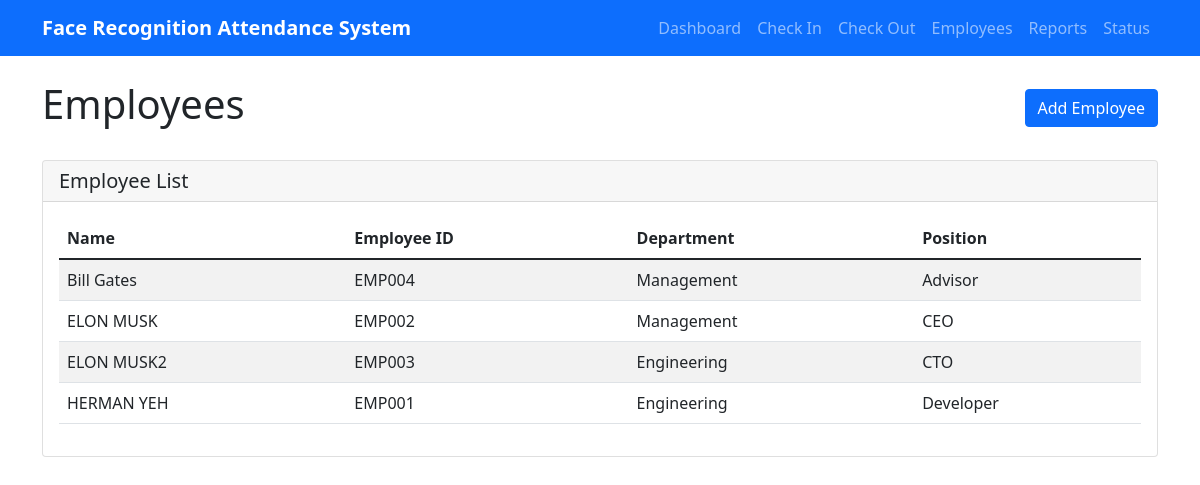
Page /employees on the earlier database version.
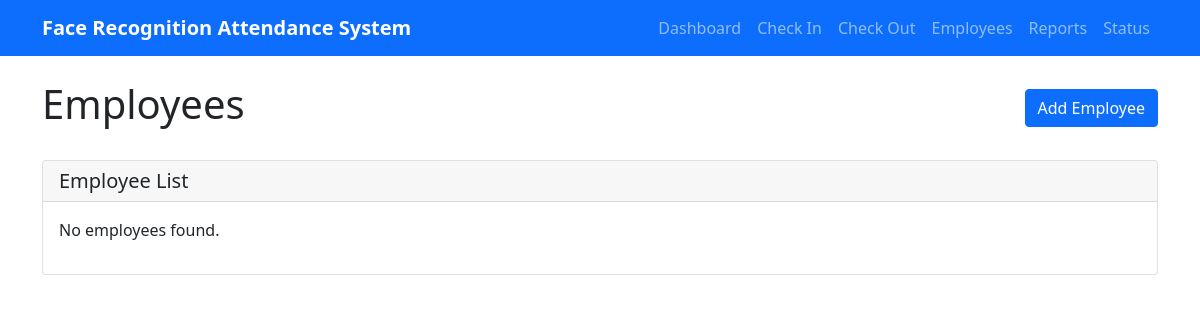
Same page on the later database version.
### tables this page shows
CREATE TABLE employees (
                    id INTEGER PRIMARY KEY AUTOINCREMENT,
                    name TEXT UNIQUE NOT NULL,
                    employee_id TEXT UNIQUE,
                    department TEXT,
                    position TEXT,
                    is_active BOOLEAN DEFAULT 1,
                    created_at TIMESTAMP DEFAULT CURRENT_TIMESTAMP
                );

### attendance_web_server.py (the view)
@app.route('/employees')
def employees():
    db = get_db()
    employees = db.get_employees()
    return render_template('employees.html', employees=employees)

### attendance_database.py (called while the page is built)
    def get_employees(self) -> List[Dict]:
        if self.cursor is None:
            print("Database not initialized")
            return []
        try:
            self.cursor.execute('''
                SELECT id, name, employee_id, department, position
                FROM employees
                WHERE is_active = 1
                ORDER BY name
            ''')
            employees = []
            for row in self.cursor.fetchall():
                employees.append({
                    'id': row[0],
                    'name': row[1],
                    'employee_id': row[2],
                    'department': row[3],
                    'position': row[4]
                })
            return employees
        except Exception as e:
            print(f"Error getting employees: {e}")
            return []

### attendance_web_server.py (called while the page is built)
def get_db():
    global db
    if db is None:
        db = AttendanceDatabase()
    return db

### templates/employees.html (shortened to what this page needs)
{% extends "base.html" %}
{% block content %}
<div class="d-flex justify-content-between align-items-center mb-4">
    <h1>Employees</h1>
    <a href="/add_employee" class="btn btn-primary">Add Employee</a>
</div>
<div class="card">
    <div class="card-header">
        <h5 class="card-title mb-0">Employee List</h5>
    </div>
    <div class="card-body">
        {% if employees %}
            <div class="table-responsive">
                <table class="table table-striped">
                    <thead>
                        <tr>
                            <th>Name</th>
                            <th>Employee ID</th>
                            <th>Department</th>
                            <th>Position</th>
                        </tr>
                    </thead>
                    <tbody>
                        {% for emp in employees %}
                        <tr>
                            <td>{{ emp.name }}</td>
                            <td>{{ emp.employee_id or 'N/A' }}</td>
                            <td>{{ emp.department or 'N/A' }}</td>
                            <td>{{ emp.position or 'N/A' }}</td>
                        </tr>
                        {% endfor %}
                    </tbody>
                </table>
            </div>
        {% else %}
            <p>No employees found.</p>
        {% endif %}
    </div>
</div>
{% endblock %}

Differences in the rows shown:
removed employees: name "Bill Gates", employee "EMP004", department "Management", position "Advisor"
removed employees: name "ELON MUSK", employee "EMP002", department "Management", position "CEO"
removed employees: name "ELON MUSK2", employee "EMP003", department "Engineering", position "CTO"
removed employees: name "HERMAN YEH", employee "EMP001", department "Engineering", position "Developer"
Other differences:
text no longer shown: "Name Employee ID Department Position"
text now shown: "No employees found."
